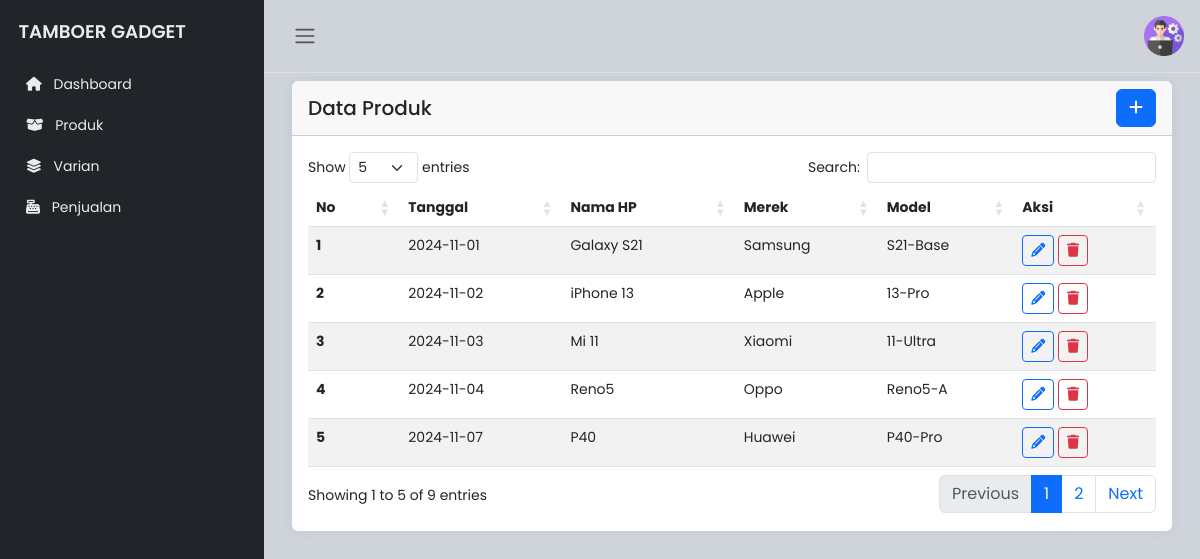
/pegawai/produk.php, run on the app's committed database.
### tables this page shows
CREATE TABLE `produk` (
  `id_produk` int(11) NOT NULL,
  `tanggal` date NOT NULL,
  `nama_hp` varchar(20) NOT NULL,
  `merek` varchar(15) NOT NULL,
  `model` varchar(15) NOT NULL
);

### pegawai/produk.php (the view, shortened to what this page needs)
<!DOCTYPE html>
<html lang="en">
<head>
    <link rel="stylesheet" href="https://cdn.jsdelivr.net/npm/bootstrap@5.3.0-alpha2/dist/css/bootstrap.min.css">
    <link rel="stylesheet" href="https://cdnjs.cloudflare.com/ajax/libs/font-awesome/6.1.1/css/all.min.css">
    <link rel="stylesheet" href="https://cdn.datatables.net/1.11.3/css/dataTables.bootstrap5.min.css">
    <link rel="stylesheet" href="../css/style.css">
</head>
<body>
    <div class="wrapper">
        <?php include 'sidebar.php'; ?>
        <div class="main">
            <?php include 'navbar.php'; ?>
            <main class="content px-3 py-2">
                <div class="container-fluid">
                    <div class="card border-0">
                        <div class="card-header d-flex justify-content-between align-items-center">
                            <h5 class="card-title mb-0">Data Produk</h5>
                            <a href="tambah_produk.php" class="btn btn-primary">
                                <i class="fas fa-plus"></i>
                            </a>
                        </div>
                        <div class="card-body">
                            <div class="table-responsive">
                                <table id="example" class="table table-striped">
                                    <thead>
                                        <tr>
                                            <th scope="col">No</th>
                                            <th scope="col">Tanggal</th>
                                            <th scope="col">Nama HP</th>
                                            <th scope="col">Merek</th>
                                            <th scope="col">Model</th>
                                            <th scope="col">Aksi</th>
                                        </tr>
                                    </thead>
                                    <tbody>
                                        <?php
                                        include 'koneksi.php';
                                        $sql = "SELECT * FROM produk";
                                        $result = $conn->query($sql);
                                        if ($result->num_rows > 0) {
                                            $no = 1;
                                            while ($row = $result->fetch_assoc()) {
                                                echo "<tr>
                                                    <th scope='row'>" . $no++ . "</th>
                                                    <td>" . $row['tanggal'] . "</td>
                                                    <td>" . $row['nama_hp'] . "</td>
                                                    <td>" . $row['merek'] . "</td>
                                                    <td>" . $row['model'] . "</td>
                                                    <td>
                                                        <a href='edit_produk.php?id=" . $row['id_produk'] . "' class='btn btn-outline-primary btn-sm'>
                                                            <i class='fas fa-pencil-alt'></i>
                                                        </a>
                                                        <button class='btn btn-outline-danger btn-sm' onclick='confirmDelete(" . $row['id_produk'] . ")'>
                                                            <i class='fas fa-trash'></i>
                                                        </button>
                                                    </td>
                                                </tr>";
                                            }
                                        } else {
                                            echo "<tr><td colspan='5' class='text-center'>No data available</td></tr>";
                                        }
                                        ?>
                                    </tbody>
                                </table>
                            </div>
                        </div>
                    </div>
                </div>
            </main>
        </div>
    </div>
</body>
</html>

### css/style.css (style rules this page uses)
body { font-family: "Poppins", sans-serif; font-size: 0.875rem; opacity: 1; overflow-y: scroll; margin: 0; }
a { cursor: pointer; text-decoration: none; font-family: "Poppins", sans-serif; }
.wrapper { align-items: stretch; display: flex; width: 100%; }
.main { display: flex; flex-direction: column; min-height: 100vh; min-width: 0; overflow: hidden; transition: all 0.35s ease-in-out; width: 100%; background: var(--bs-dark-bg-subtle); }
.content { flex: 1; max-width: 100vw; width: 100vw; }
@media (min-width: 768px) { .content { max-width: auto; width: auto; } }
.card { box-shadow: 0 0 0.875rem 0 rgba(34, 46, 60, 0.05); margin-bottom: 24px; }

### data on the page
produk: tanggal "2024-11-01", nama_hp "Galaxy S21", merek "Samsung", model "S21-Base"
produk: tanggal "2024-11-02", nama_hp "iPhone 13", merek "Apple", model "13-Pro"
produk: tanggal "2024-11-03", nama_hp "Mi 11", merek "Xiaomi", model "11-Ultra"
produk: tanggal "2024-11-04", nama_hp "Reno5", merek "Oppo", model "Reno5-A"
produk: tanggal "2024-11-07", nama_hp "P40", merek "Huawei", model "P40-Pro"
